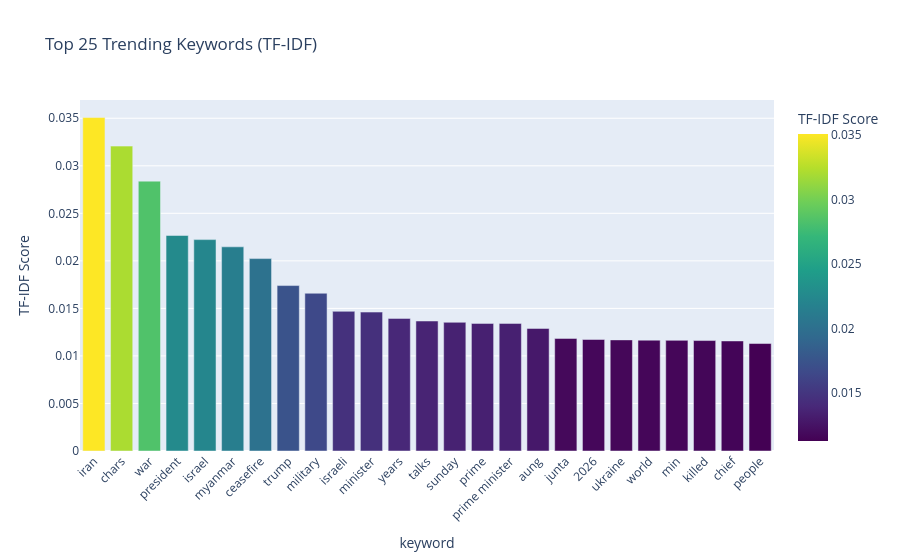

Notebook cell for this chart:
### Markdown cell above
---
## Section 7 — Issue / Trend Detection

**Theory:** TF-IDF (Term Frequency–Inverse Document Frequency) measures how important a word is relative to a collection of documents. Words that appear frequently in a specific subset but rarely overall get high TF-IDF scores — these are the *emerging* or *trending* issues. By comparing TF-IDF scores across different collection cycles, we can flag new keywords that are suddenly gaining traction.

### Code cell
# ── 7A. TF-IDF Keyword Extraction ────────────────────────────────────────────

def detect_trending_keywords(corpus, top_n=25):
    """Use TF-IDF to find the most distinctive keywords."""
    if not corpus:
        print('Empty corpus.')
        return pd.DataFrame()

    tfidf = TfidfVectorizer(max_features=1000, stop_words='english',
                            ngram_range=(1, 2), max_df=0.9, min_df=2)
    try:
        tfidf_matrix = tfidf.fit_transform(corpus)
    except ValueError:
        # If min_df is too high for the corpus size
        tfidf = TfidfVectorizer(max_features=1000, stop_words='english',
                                ngram_range=(1, 2), max_df=0.95)
        tfidf_matrix = tfidf.fit_transform(corpus)

    feature_names = tfidf.get_feature_names_out()
    avg_scores = tfidf_matrix.mean(axis=0).A1
    top_indices = avg_scores.argsort()[-top_n:][::-1]

    results = pd.DataFrame({
        'keyword': [feature_names[i] for i in top_indices],
        'tfidf_score': [avg_scores[i] for i in top_indices]
    })
    return results

trending = detect_trending_keywords(corpus)
if not trending.empty:
    fig = px.bar(trending, x='keyword', y='tfidf_score',
                 title='Top 25 Trending Keywords (TF-IDF)',
                 labels={'tfidf_score': 'TF-IDF Score'},
                 color='tfidf_score', color_continuous_scale='Viridis')
    fig.update_layout(xaxis_tickangle=-45, showlegend=False)
    fig.show()
    display(trending)

### Figure 1 — Plotly figure (JSON) as saved in the notebook; plotly's stock layout.template omitted (floating-point values rounded to 4 significant figures)
{"data": [{"alignmentgroup": "True", "hovertemplate": "keyword=%{x}<br>TF-IDF Score=%{marker.color}<extra></extra>", "legendgroup": "", "marker": {"color": [0.03507, 0.03207, 0.02839, 0.02267, 0.02223, 0.02148, 0.02024, 0.0174, 0.01659, 0.01469, 0.01461, 0.01395, 0.01367, 0.01354, 0.01342, 0.01342, 0.01289, 0.01184, 0.01173, 0.01169, 0.01166, 0.01164, 0.01162, 0.01158, 0.0113], "coloraxis": "coloraxis", "pattern": {"shape": ""}}, "name": "", "offsetgroup": "", "orientation": "v", "showlegend": false, "textposition": "auto", "type": "bar", "x": ["iran", "chars", "war", "president", "israel", "myanmar", "ceasefire", "trump", "military", "israeli", "minister", "years", "talks", "sunday", "prime", "prime minister", "aung", "junta", "2026", "ukraine", "world", "min", "killed", "chief", "people"], "xaxis": "x", "y": [0.03507, 0.03207, 0.02839, 0.02267, 0.02223, 0.02148, 0.02024, 0.0174, 0.01659, 0.01469, 0.01461, 0.01395, 0.01367, 0.01354, 0.01342, 0.01342, 0.01289, 0.01184, 0.01173, 0.01169, 0.01166, 0.01164, 0.01162, 0.01158, 0.0113], "yaxis": "y"}], "layout": {"barmode": "relative", "coloraxis": {"colorbar": {"title": {"text": "TF-IDF Score"}}, "colorscale": [[0, "#440154"], [0.1111, "#482878"], [0.2222, "#3e4989"], [0.3333, "#31688e"], [0.4444, "#26828e"], [0.5556, "#1f9e89"], [0.6667, "#35b779"], [0.7778, "#6ece58"], [0.8889, "#b5de2b"], [1, "#fde725"]]}, "legend": {"tracegroupgap": 0}, "showlegend": false, "title": {"text": "Top 25 Trending Keywords (TF-IDF)"}, "xaxis": {"anchor": "y", "domain": [0, 1], "tickangle": -45, "title": {"text": "keyword"}}, "yaxis": {"anchor": "x", "domain": [0, 1], "title": {"text": "TF-IDF Score"}}}}
